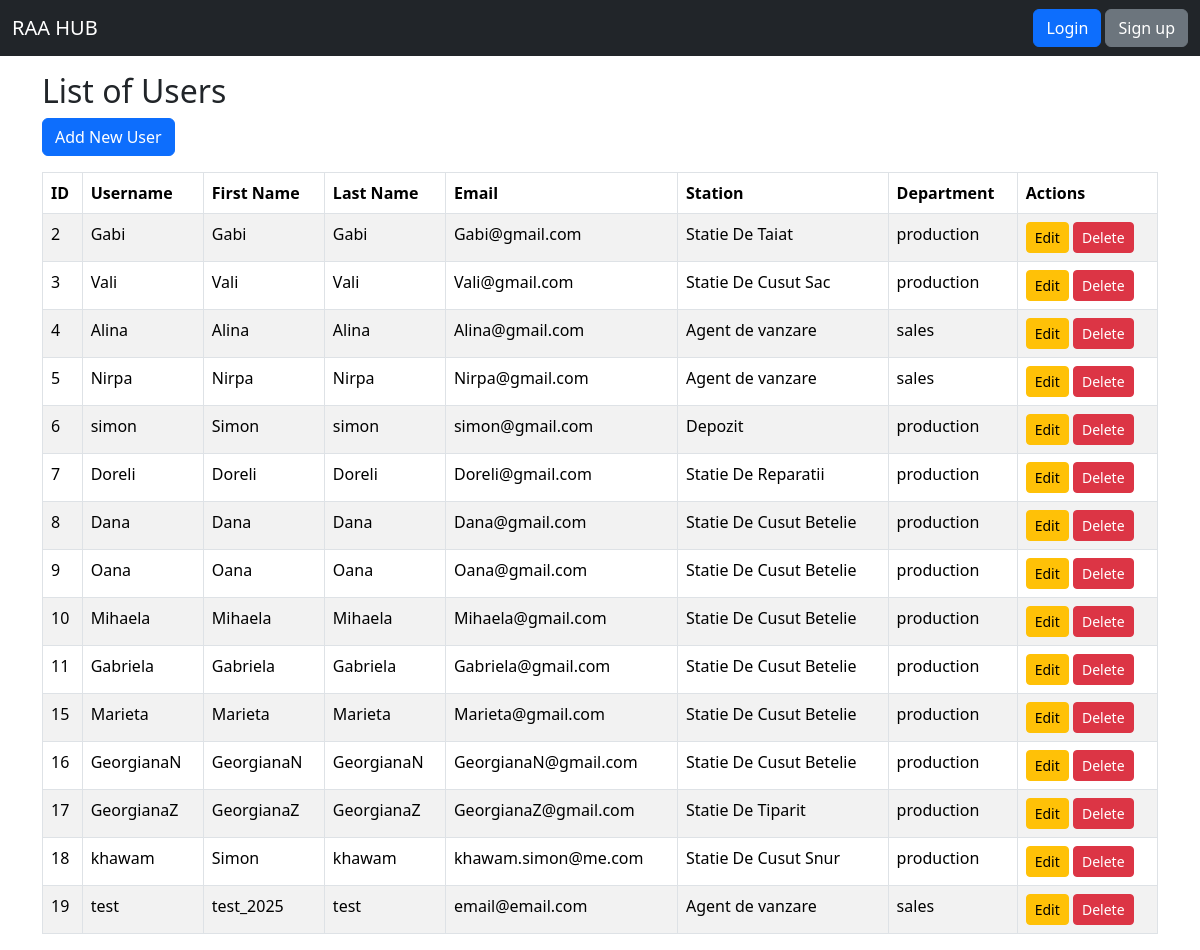
/utilizator/, run on the app's committed database.
### myapp/models.py (models this page shows, shortened)
class Utilizator(models.Model):
    prenume = models.CharField(max_length=255, null=False)
    nume = models.CharField(max_length=25, null=False)
    username = models.CharField(max_length=255, unique=True, null=False)
    parola = models.CharField(max_length=255, null=False)
    email = models.EmailField(max_length=255, null=False)
    telefon = models.CharField(max_length=255, null=False)
    tip_statie = models.ForeignKey(TipStatie, on_delete=models.CASCADE)
    DEPARTMENT_CHOICES = [
        ('production', 'Production'),
        ('sales', 'Sales'),
    ]
    department = models.CharField(max_length=50, choices=DEPARTMENT_CHOICES, default='production')

class TipStatie(models.Model):
    name = models.CharField(max_length=255)
    def __str__(self):
        return self.name

### myapp/views.py (the view)
# urls.py: path('utilizator/', UtilizatorListView.as_view(), name='utilizator-list'),
class UtilizatorListView(ListView):
    model = Utilizator
    template_name = 'myapp/utilizator/utilizator_list.html'
    context_object_name = 'utilizatori'

### templates/myapp/utilizator/utilizator_list.html
{% extends "base.html" %}
{% block content %}
    <div class="container mt-5">
        <br>
        <h2>List of Users</h2>
        <a href="{% url 'utilizator-create' %}" class="btn btn-primary mb-3">Add New User</a>
        <table class="table table-bordered table-striped">
            <thead>
            <tr>
                <th>ID</th>
                <th>Username</th>
                <th>First Name</th>
                <th>Last Name</th>
                <th>Email</th>
                <th>Station</th>
                <th>Department</th>
                <th>Actions</th>
            </tr>
            </thead>
            <tbody>
            {% for utilizator in object_list %}
                <tr>
                    <td>{{ utilizator.id }}</td>
                    <td>{{ utilizator.username }}</td>
                    <td>{{ utilizator.prenume }}</td>
                    <td>{{ utilizator.nume }}</td>
                    <td>{{ utilizator.email }}</td>
                    <td>{{ utilizator.tip_statie }}</td>
                    <td>{{ utilizator.department }}</td>
                    <td>
                        <a href="{% url 'utilizator-update' utilizator.id %}" class="btn btn-warning btn-sm">Edit</a>
                        <a href="{% url 'utilizator-delete' utilizator.id %}" class="btn btn-danger btn-sm">Delete</a>
                    </td>
                </tr>
            {% empty %}
                <tr>
                    <td colspan="8">No users found.</td>
                </tr>
            {% endfor %}
            </tbody>
        </table>
    </div>
{% endblock %}

### data on the page
Utilizator: id "2", username "Gabi", prenume "Gabi", nume "Gabi", email "Gabi@gmail.com", tip_statie "Statie De Taiat", department "production"
Utilizator: id "3", username "Vali", prenume "Vali", nume "Vali", email "Vali@gmail.com", tip_statie "Statie De Cusut Sac", department "production"
Utilizator: id "4", username "Alina", prenume "Alina", nume "Alina", email "Alina@gmail.com", tip_statie "Agent de vanzare", department "sales"
Utilizator: id "5", username "Nirpa", prenume "Nirpa", nume "Nirpa", email "Nirpa@gmail.com", tip_statie "Agent de vanzare", department "sales"
Utilizator: id "6", username "simon", prenume "Simon", nume "simon", email "simon@gmail.com", tip_statie "Depozit", department "production"
Utilizator: id "7", username "Doreli", prenume "Doreli", nume "Doreli", email "Doreli@gmail.com", tip_statie "Statie De Reparatii", department "production"
Utilizator: id "8", username "Dana", prenume "Dana", nume "Dana", email "Dana@gmail.com", tip_statie "Statie De Cusut Betelie", department "production"
Utilizator: id "9", username "Oana", prenume "Oana", nume "Oana", email "Oana@gmail.com", tip_statie "Statie De Cusut Betelie", department "production"
Utilizator: id "10", username "Mihaela", prenume "Mihaela", nume "Mihaela", email "Mihaela@gmail.com", tip_statie "Statie De Cusut Betelie", department "production"
Utilizator: id "11", username "Gabriela", prenume "Gabriela", nume "Gabriela", email "Gabriela@gmail.com", tip_statie "Statie De Cusut Betelie", department "production"
Utilizator: id "15", username "Marieta", prenume "Marieta", nume "Marieta", email "Marieta@gmail.com", tip_statie "Statie De Cusut Betelie", department "production"
Utilizator: id "16", username "GeorgianaN", prenume "GeorgianaN", nume "GeorgianaN", email "GeorgianaN@gmail.com", tip_statie "Statie De Cusut Betelie", department "production"
Utilizator: id "17", username "GeorgianaZ", prenume "GeorgianaZ", nume "GeorgianaZ", email "GeorgianaZ@gmail.com", tip_statie "Statie De Tiparit", department "production"
Utilizator: id "18", username "khawam", prenume "Simon", nume "khawam", email "khawam.simon@me.com", tip_statie "Statie De Cusut Snur", department "production"
Utilizator: id "19", username "test", prenume "test_2025", nume "test", email "email@email.com", tip_statie "Agent de vanzare", department "sales"
